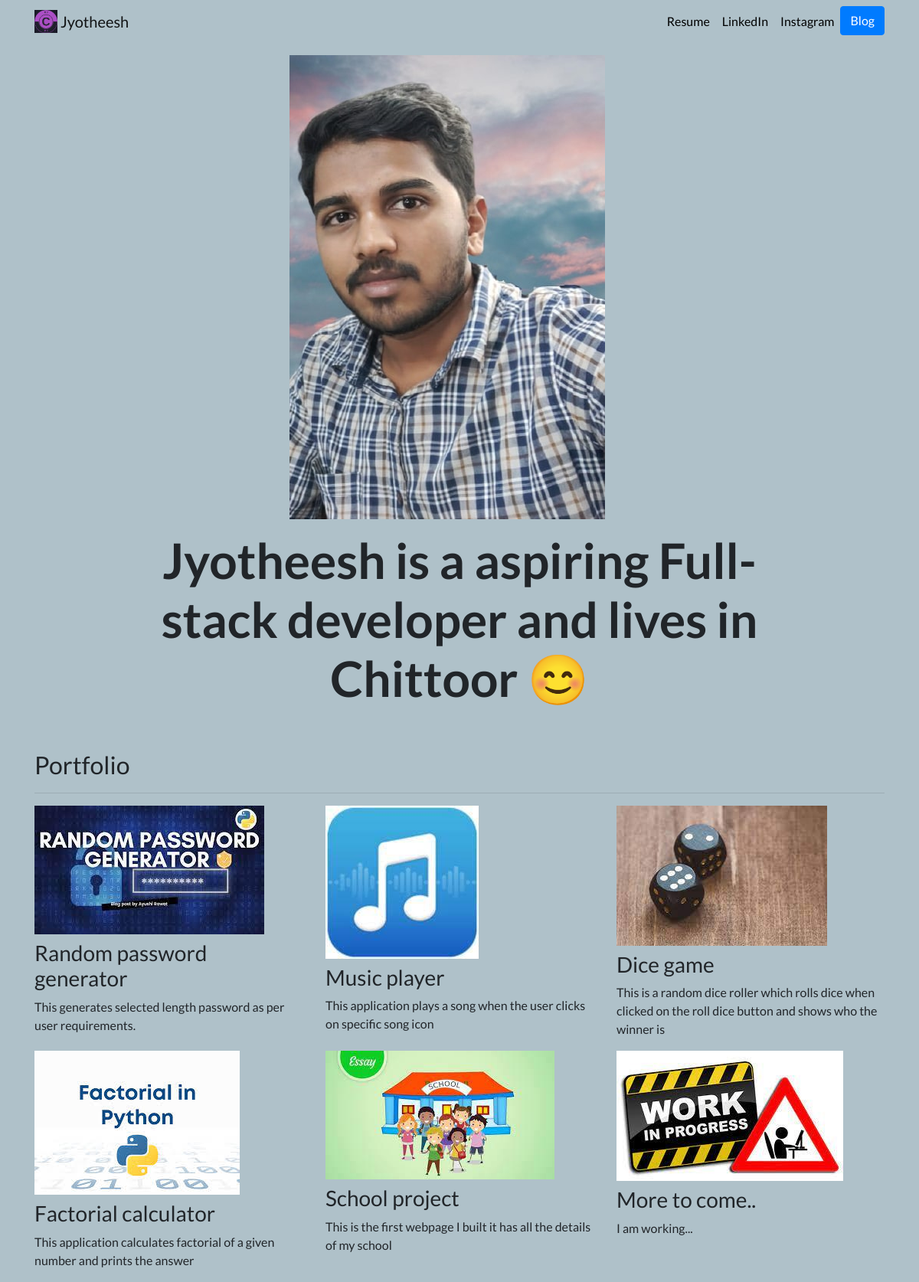
The page / on the database its author committed.
### portfolio/models.py (models this page shows, shortened)
class Project(models.Model):
    title=models.CharField(max_length=100)
    description=models.CharField(max_length=200)
    created = models.DateTimeField(default=datetime.now())
    image=models.ImageField(upload_to="portfolio/images/")
    url=models.URLField(blank=True)

### portfolio/views.py (the view)
# urls.py: 2. Add a URL to urlpatterns:  path('', views.home, name='home')
def home(request):
    projects=Project.objects.all().order_by('-created')
    return render(request,'portfolio/home.html',{'projects':projects})

### portfolio/templates/portfolio/home.html
{% extends "portfolio/base.html" %}
{% load static %}
{% block content %}
<div class="row justify-content-center my-3">
  <div class="col-5">
    <img src="{% static 'portfolio/jyo.jpg' %}" class="img-fluid">
  </div>
</div>
<div class="row justify-content-center mb-3">
  <div class="col-md-9 text-center">
    <h1 id="hometext" class="font-weight-bold">Jyotheesh is a aspiring Full-stack developer and lives in Chittoor 😊</h1>
  </div>
</div>
<h2 class="mt-5">Portfolio</h2>
<hr>
<div class="row">
  {% for project in projects %}
  <div class="col-lg-4 col-md-6">
    {% if project.url %}
    <a target="_blank" href="{{ project.url }}">
      <img height="150px"  src="{{ project.image.url }}" class="img-fluid mb-2">
    </a>
    {% else %}
    <img height="150px" src="{{ project.image.url }}" class="img-fluid mb-2">
    {% endif %}
    <h3>{{ project.title }}</h3>
    <p>{{ project.description }}</p>
  </div>
  {% endfor %}
</div>
{% endblock %}

### portfolio/templates/portfolio/base.html (shortened to what this page needs)
{% load static %}
<html lang="en">
<head>
  <link rel="stylesheet" href="https://stackpath.bootstrapcdn.com/bootstrap/4.4.1/css/bootstrap.min.css">
  <link rel="stylesheet" href="{% static "portfolio/custom.css" %}">
</head>
<body>
  <nav id="topNav" class="navbar navbar-expand-md navbar-light">
    <div class="container">
      <a class="navbar-brand" href="{% url 'home' %}">
        <img src="{% static "portfolio/Logo.png" %}" width="30" height="30" class="d-inline-block align-top" alt="Jyo's Logo">
        <span>Jyotheesh</span>
      </a>
      <div class="collapse navbar-collapse text-center" id="navbarNav">
        <ul class="navbar-nav ml-auto">
          <li class="nav-item">
            <a class="nav-link" target="_blank" href="{% static "portfolio/resume.pdf" %}">Resume</a>
          </li>
          <li class="nav-item">
            <a class="nav-link" href="https://www.linkedin.com/in/jyotheesh-c-39aa27151/" target="_blank">LinkedIn</a>
          </li>
          <li class="nav-item">
            <a class="nav-link" href="https://www.instagram.com/i_am_jyo_1/" target="_blank">Instagram</a>
          </li>
          <li>
            <a role="button" href="{% url 'blog:bloghome' %}" class="btn btn-primary">Blog</a>
          </li>
        </ul>
      </div>
    </div>
  </nav>
  <div class="container">
    {% block content %}{% endblock %}
  </div>
</body>
</html>

### portfolio/static/portfolio/custom.css (style rules this page uses)
.navbar-nav .nav-link { color: rgba(0,0,0,1) !important; }
body { font-family: 'Lato', sans-serif; background-color:#afc1c9; }
@media (min-width: 992px) { #hometext { font-size: 4rem; } }

### rows shown on the page
Project: image (picture), title "Random password generator", description "This generates selected length password as per user requirements."
Project: image (picture), title "Music player", description "This application plays a song when the user clicks on specific song icon"
Project: image (picture), title "Dice game", description "This is a random dice roller which rolls dice when clicked on the roll dice button and shows who the winner is"
Project: image (picture), title "Factorial calculator", description "This application calculates factorial of a given number and prints the answer"
Project: image (picture), title "School project", description "This is the first webpage I built it has all the details of my school"
Project: image (picture), title "More to come..", description "I am working..."
